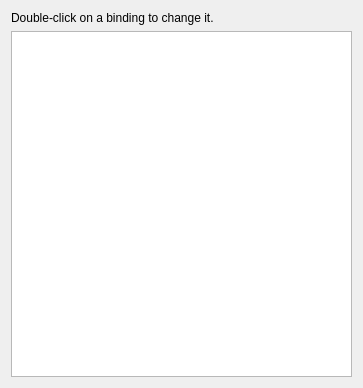
<?xml version="1.0" encoding="UTF-8"?>
<ui version="4.0">
 <class>ConfigurationHotkeys</class>
 <widget class="QWidget" name="ConfigurationHotkeys">
  <property name="geometry">
   <rect>
    <x>0</x>
    <y>0</y>
    <width>363</width>
    <height>388</height>
   </rect>
  </property>
  <property name="windowTitle">
   <string>Hotkey Settings</string>
  </property>
  <layout class="QVBoxLayout" name="verticalLayout">
   <item>
    <layout class="QVBoxLayout" name="verticalLayout_2">
     <item>
      <widget class="QLabel" name="label_2">
       <property name="text">
        <string>Double-click on a binding to change it.</string>
       </property>
      </widget>
     </item>
     <item>
      <widget class="QTreeView" name="hotkey_list"/>
     </item>
    </layout>
   </item>
  </layout>
 </widget>
 <resources/>
 <connections/>
</ui>
